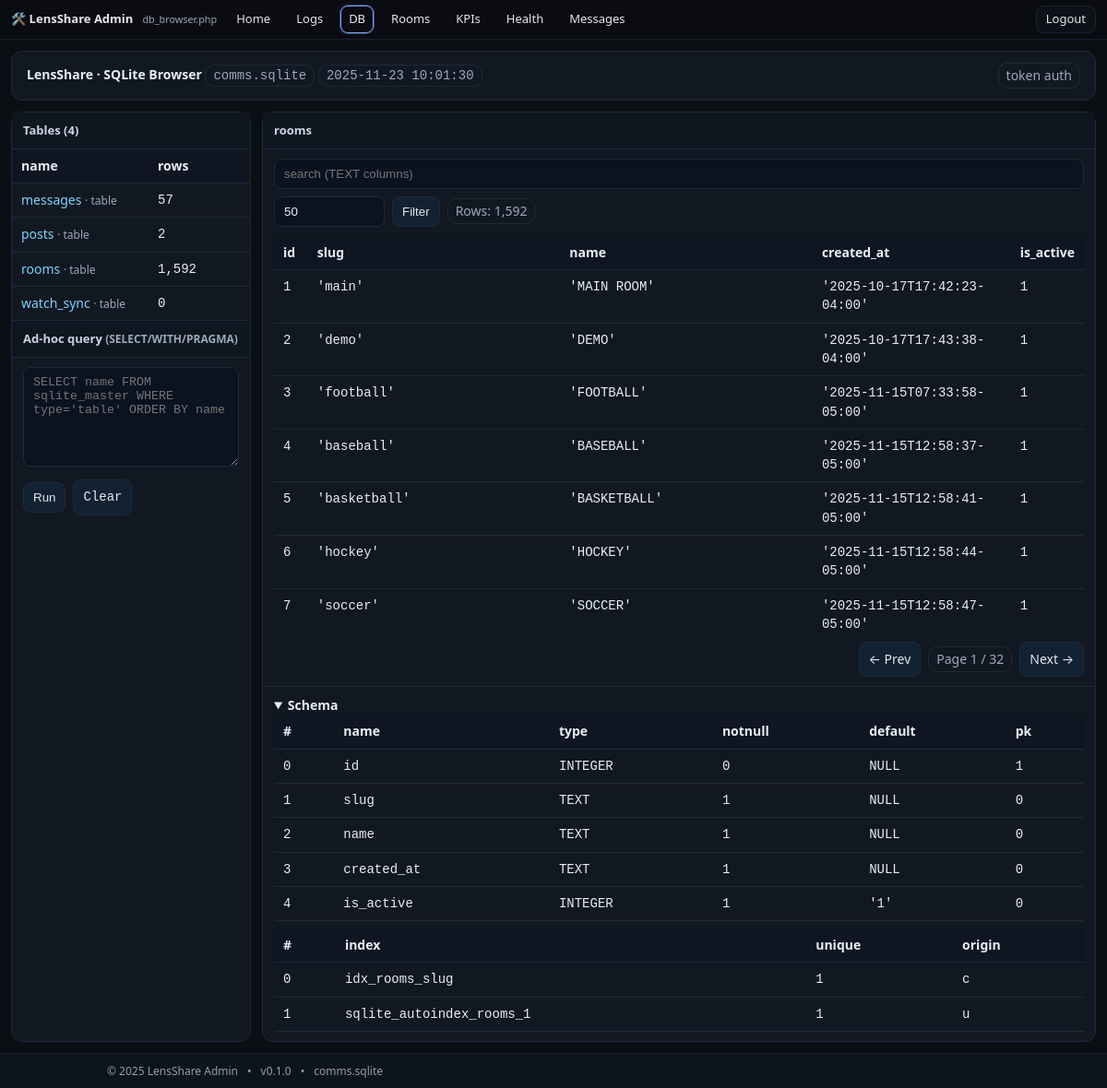
Screenshot of /comms/admin/db_browser.php?token=ajay-7c9f4f2f3a&table=rooms&page=1 (signed in) with the database file from the repository.
### tables this page shows
CREATE TABLE rooms (
       id INTEGER PRIMARY KEY AUTOINCREMENT,
       slug TEXT UNIQUE NOT NULL,
       name TEXT NOT NULL,
       created_at TEXT NOT NULL
     , is_active INTEGER NOT NULL DEFAULT 1);

### comms/config.php (called while the page is built, shortened)
<?php
$brand = [
  'name'        => 'LensShare',
  'slug'        => 'lensshare',
  'brand_emoji' => '🙂💬',
  'chat_emoji'  => '🌈',
  'tagline'     => 'Publishing + Messages',
  'favicon'     => '/favicon.svg',
];

### comms/admin/db_browser.php (the view, shortened to what this page needs)
<?php
require_once __DIR__ . '/../config.php';
function h($s){ return htmlspecialchars((string)$s, ENT_QUOTES | ENT_SUBSTITUTE, 'UTF-8'); }
$pdo = new PDO('sqlite:' . DB_PATH, null, null, [
  PDO::ATTR_ERRMODE => PDO::ERRMODE_EXCEPTION,
  PDO::ATTR_DEFAULT_FETCH_MODE => PDO::FETCH_ASSOC,
  PDO::ATTR_EMULATE_PREPARES => false,
]);
$pdo->query('PRAGMA foreign_keys=ON');
$pdo->query('PRAGMA busy_timeout=2000');
$PAGE_SIZE_DEFAULT = 50; $PAGE_SIZE_MAX = 500;
$table    = isset($_GET['table']) ? preg_replace('/[^\w.]/','', $_GET['table']) : '';
$page     = max(1, (int)($_GET['page'] ?? 1));
$pagesize = min($PAGE_SIZE_MAX, max(1, (int)($_GET['pagesize'] ?? $PAGE_SIZE_DEFAULT)));
$offset   = ($page-1)*$pagesize;
$sqlFree  = trim((string)($_GET['sql'] ?? ''));
function preserve($extra = []){
  $keep = ['token','table','q','pagesize','page'];
  $out = [];
  foreach ($keep as $k) if (isset($_GET[$k])) $out[$k] = $_GET[$k];
  foreach ($extra as $k=>$v) $out[$k] = $v;
  return '?' . http_build_query($out);
}
$tables = $pdo->query("SELECT name, type FROM sqlite_master WHERE type IN ('table','view') AND name NOT LIKE 'sqlite_%' ORDER BY name")->fetchAll();
$counts = [];
foreach ($tables as $t) {
  try { $counts[$t['name']] = (int)$pdo->query("SELECT COUNT(*) FROM \"{$t['name']}\"")->fetchColumn(); }
  catch(Throwable $e){ $counts[$t['name']] = null; }
}
$schema = []; $indexes = [];
$rows = []; $cols = []; $rowCount = null;
if ($table !== '') {
  try {
    $schema  = $pdo->query("PRAGMA table_info(\"$table\")")->fetchAll();
    $indexes = $pdo->query("PRAGMA index_list(\"$table\")")->fetchAll();
    $rowCount = (int)$pdo->query("SELECT COUNT(*) FROM \"$table\"")->fetchColumn();
    $where=''; $params=[];
    $sql = "SELECT * FROM \"$table\" $where LIMIT :lim OFFSET :off";
    $stmt = $pdo->prepare($sql);
    $stmt->bindValue(':lim',$pagesize,PDO::PARAM_INT);
    $stmt->bindValue(':off',$offset,PDO::PARAM_INT);
    $stmt->execute();
    $rows = $stmt->fetchAll();
    if ($rows) $cols = array_keys($rows[0]);
  } catch(Throwable $e){
    $rows=[]; $schema=[]; $indexes=[]; $rowCount=null;
  }
}
$now = date('Y-m-d H:i:s');
?>
<!doctype html>
<html>
<head>
</head>
<body>
<div class="page">
<?php
require_once __DIR__ . '/_topnav_admin.php';
?>
<div class="wrap">
  <div class="card header">
    <div>
      <strong><?= $brand['name'] ?> · SQLite Browser</strong>
      <span class="badge mono"><?=h(basename(DB_PATH))?></span>
      <span class="badge mono"><?=h($now)?></span>
    </div>
    <div class="badge">token auth</div>
  </div>
  <div class="grid">
    <div class="panel">
      <h3>Tables (<?=count($tables)?>)</h3>
      <div class="section list" style="padding:0">
        <table>
          <thead><tr><th>name</th><th style="width:110px">rows</th></tr></thead>
          <tbody>
          <?php foreach($tables as $t): ?>
            <tr>
              <td>
                <a href="<?=h(preserve(['table'=>$t['name'],'page'=>1]))?>"><?=h($t['name'])?></a>
                <span class="note"> · <?=h($t['type'])?></span>
              </td>
              <td class="mono"><?= isset($counts[$t['name']]) ? number_format((int)$counts[$t['name']]) : '—' ?></td>
            </tr>
          <?php endforeach; ?>
          </tbody>
        </table>
      </div>
      <h3>Ad-hoc query <span class="note">(SELECT/WITH/PRAGMA)</span></h3>
      <div class="section">
        <form method="get" class="mono">
          <textarea class="input" name="sql" rows="6" placeholder="SELECT name FROM sqlite_master WHERE type='table' ORDER BY name"><?=h($sqlFree)?></textarea>
          <div style="display:flex;gap:8px;align-items:center;margin-top:8px">
            <button class="btn" type="submit">Run</button>
            <a class="btn" href="<?=h(preserve(['sql'=>null]))?>">Clear</a>
          </div>
        </form>
      </div>
    </div>
    <div class="panel right-panel">
      <?php if ($table===''): ?>
        <h3>Viewer</h3>
        <div class="section note">Select a table on the left to browse rows and schema.</div>
      <?php else: ?>
        <h3><?=h($table)?></h3>
        <div class="section" style="padding-bottom:0">
          <form method="get" style="display:flex;gap:8px;flex-wrap:wrap;align-items:center">
            <input class="input" type="text" name="q" value="<?=h($q)?>" placeholder="search (TEXT columns)">
            <input class="input" style="max-width:120px" type="number" min="1" name="pagesize" value="<?=h($pagesize)?>" title="rows per page">
            <button class="btn" type="submit">Filter</button>
            <?php if ($rowCount!==null): ?><span class="badge">Rows: <?=number_format($rowCount)?></span><?php endif; ?>
          </form>
        </div>
        <div class="section" style="overflow:auto; max-height:55vh">
          <table>
            <thead><tr><?php foreach($cols as $c) echo '<th>'.h($c).'</th>'; ?></tr></thead>
            <tbody>
            <?php foreach($rows as $r): ?>
              <tr><?php foreach($cols as $c): ?><td class="mono"><?=h(var_export($r[$c], true))?></td><?php endforeach; ?></tr>
            <?php endforeach; ?>
            </tbody>
          </table>
        </div>
        <?php
          $maxPage = $rowCount ? max(1, (int)ceil($rowCount / $pagesize)) : $page;
          $qs = function($p){ return preserve(['page'=>$p]); };
        ?>
        <div class="section" style="display:flex;gap:8px;justify-content:flex-end;align-items:center">
          <a class="btn" href="<?=h($qs(max(1,$page-1)))?>">&larr; Prev</a>
          <span class="badge">Page <?=h($page)?> / <?=h($maxPage)?></span>
          <a class="btn" href="<?=h($qs(min($maxPage,$page+1)))?>">Next &rarr;</a>
        </div>
        <div class="section" style="border-top:1px solid var(--border)">
          <details open>
            <summary><strong>Schema</strong></summary>
            <div style="overflow:auto">
              <table>
                <thead><tr><th>#</th><th>name</th><th>type</th><th>notnull</th><th>default</th><th>pk</th></tr></thead>
                <tbody>
                <?php foreach($schema as $c): ?>
                  <tr>
                    <td class="mono"><?=h($c['cid'])?></td>
                    <td class="mono"><?=h($c['name'])?></td>
                    <td class="mono"><?=h($c['type'])?></td>
                    <td class="mono"><?= (int)$c['notnull'] ? '1' : '0' ?></td>
                    <td class="mono"><?=h(var_export($c['dflt_value'], true))?></td>
                    <td class="mono"><?= (int)$c['pk'] ? '1' : '0' ?></td>
                  </tr>
                <?php endforeach; ?>
                </tbody>
              </table>
            </div>
            <?php if ($indexes): ?>
              <div style="margin-top:8px;overflow:auto">
                <table>
                  <thead><tr><th>#</th><th>index</th><th>unique</th><th>origin</th></tr></thead>
                  <tbody>
                  <?php foreach($indexes as $ix): ?>
                    <tr>
                      <td class="mono"><?=h($ix['seq'])?></td>
                      <td class="mono"><?=h($ix['name'])?></td>
                      <td class="mono"><?= (int)$ix['unique'] ? '1' : '0' ?></td>
                      <td class="mono"><?=h($ix['origin'])?></td>
                    </tr>
                  <?php endforeach; ?>
                  </tbody>
                </table>
              </div>
            <?php endif; ?>
          </details>
        </div>
      <?php endif; ?>
    </div>
  </div>
</div>
<?php require __DIR__ . '/_footer_admin.php'; ?>
</div>
</body>
</html>

### comms/admin/db_browser.php (style rules this page uses)
:root { --bg:#0b0f14; --ink:#e7eef7; --mut:#9ab; --panel:#121821; --border:#1e293b; --chip:#1c2430; --acc:#7dd3fc; }
* { box-sizing:border-box }
body { margin:0;background:var(--bg);color:var(--ink);font:14px/1.45 system-ui,-apple-system,Segoe UI,Roboto }
html, body { height: 100%; }
.page { min-height: 100vh; display: flex; flex-direction: column; }
a { color:var(--acc);text-decoration:none }
.wrap { max-width:1200px;margin:0 auto;padding:12px }
.card { background:var(--panel);border:1px solid var(--border);border-radius:12px;overflow:hidden;margin-bottom:12px }
.header { display:flex;flex-wrap:wrap;gap:8px;align-items:center;justify-content:space-between;padding:12px 16px;border-bottom:1px solid var(--border) }
.badge { border:1px solid var(--border);padding:3px 8px;border-radius:10px;color:var(--mut) }
.grid { display:grid;grid-template-columns:260px 1fr;gap:12px }
.panel { background:var(--panel);border:1px solid var(--border);border-radius:12px }
.panel h3 { margin:0;padding:10px 12px;border-bottom:1px solid var(--border);background:#0e1620;font-size:13px;color:#cbd5e1 }
.section { padding:10px 12px }
table { width:100%;border-collapse:collapse }
th,td { border-bottom:1px solid var(--border);padding:8px 10px;text-align:left;vertical-align:top }
th { background:#0f1621;position:sticky;top:0 }
.input, textarea.input { padding:8px 10px;border:1px solid var(--border);border-radius:8px;background:#0b1220;color:var(--ink);width:100% }
.btn { padding:8px 10px;border:1px solid var(--border);border-radius:8px;background:#122232;color:#e5e7eb;cursor:pointer }
.note { color:var(--mut);font-size:12px }
.mono { font-family:ui-monospace,SFMono-Regular,Consolas,monospace }
.list { max-height:70vh;overflow:auto }
html, body { overflow-x: hidden; }
.panel { min-width: 0; }

### rows the page displays
rooms: id "1", slug "'main'", name "'MAIN ROOM'", created_at "'2025-10-17T17:42:23-04:00'", is_active "1"
rooms: id "2", slug "'demo'", name "'DEMO'", created_at "'2025-10-17T17:43:38-04:00'", is_active "1"
rooms: id "3", slug "'football'", name "'FOOTBALL'", created_at "'2025-11-15T07:33:58-05:00'", is_active "1"
rooms: id "4", slug "'baseball'", name "'BASEBALL'", created_at "'2025-11-15T12:58:37-05:00'", is_active "1"
rooms: id "5", slug "'basketball'", name "'BASKETBALL'", created_at "'2025-11-15T12:58:41-05:00'", is_active "1"
rooms: id "6", slug "'hockey'", name "'HOCKEY'", created_at "'2025-11-15T12:58:44-05:00'", is_active "1"
rooms: id "7", slug "'soccer'", name "'SOCCER'", created_at "'2025-11-15T12:58:47-05:00'", is_active "1"

### other values shown
$navBrand "LensShare Admin"
basename($self) "db_browser.php"
$label "Home Logs DB Rooms KPIs Health Messages"
$brand['name'] "LensShare"
basename(DB_PATH) "comms.sqlite"
count($tables) "4"
$t['name'] "messages"
$t['type'] "table"
$counts[$t['name']] "57"
$t['name'] "posts"
$counts[$t['name']] "2"
$t['name'] "rooms"
$counts[$t['name']] "1,592"
$t['name'] "watch_sync"
$counts[$t['name']] "0"
